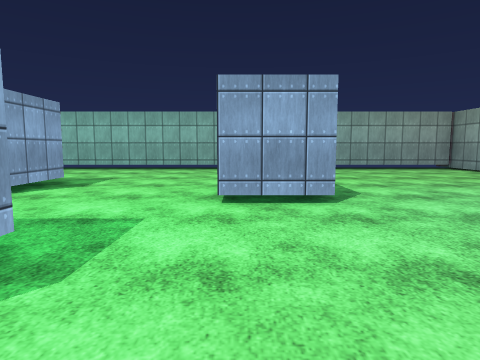
View 1 (above)

12 first-person views from a walk through a scene from a Unity 3-D project. The camera is 1.3 m above the floor, tilts 6° down and sees 75° across. The floor is counted in squares, 2 m on a side. Each view is taken from the middle of a square. On the plan, view 1 faces up. The plan holds only what a view shows up to about 10 squares ahead; the rest is blank. The player character is not drawn. Surface patterns are stand-ins for the level's own textures.

View 2
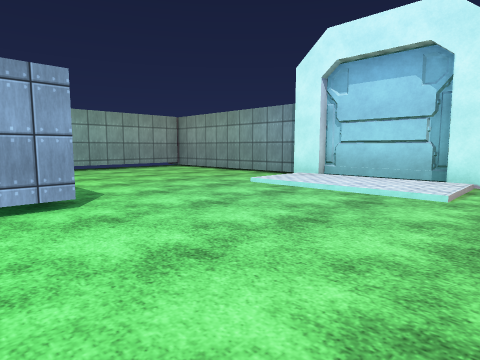

View 3
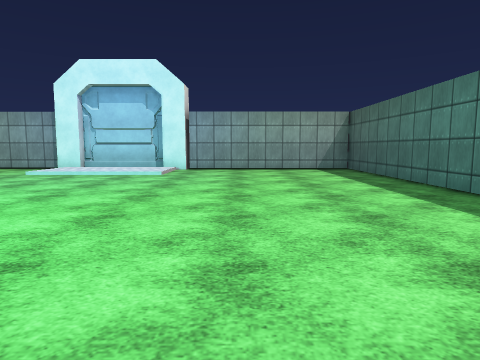

View 4
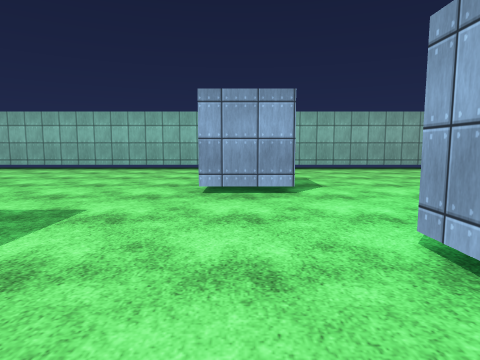

View 5
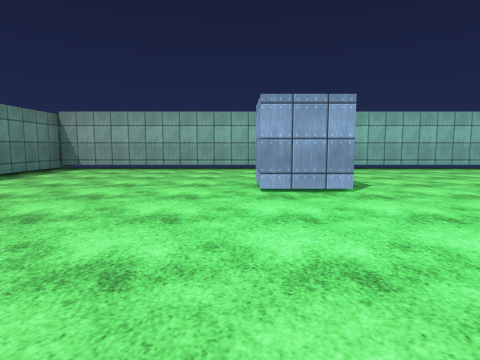

View 6
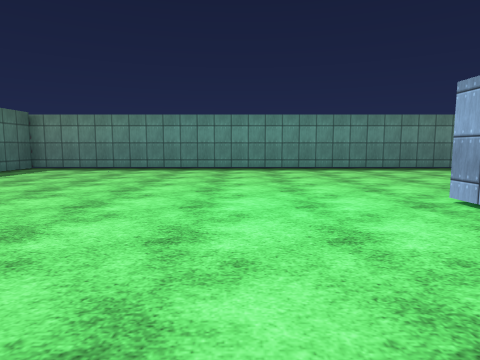

View 7
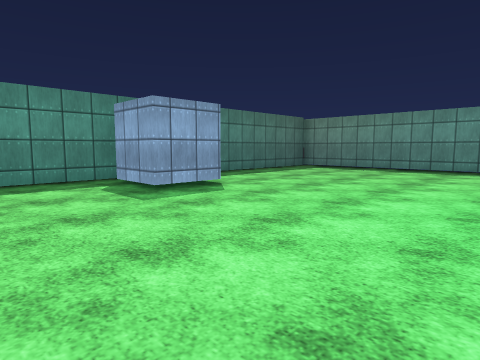

View 8
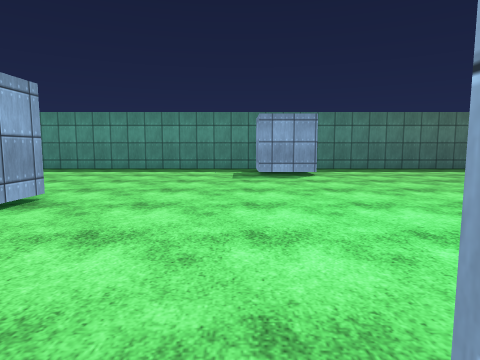

View 9
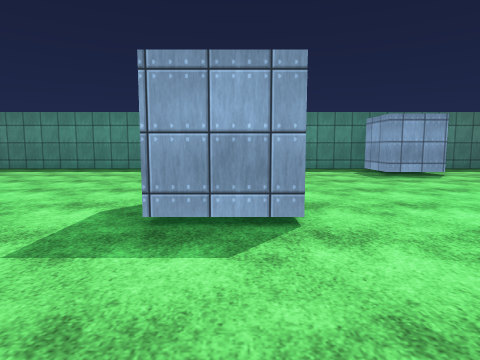

View 10
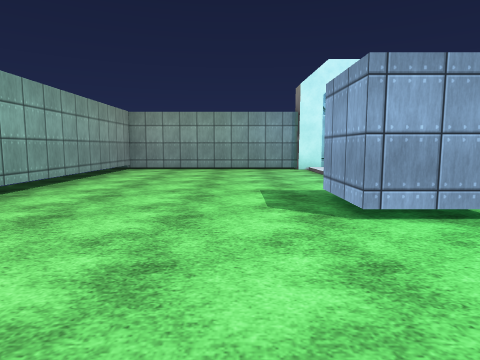

View 11
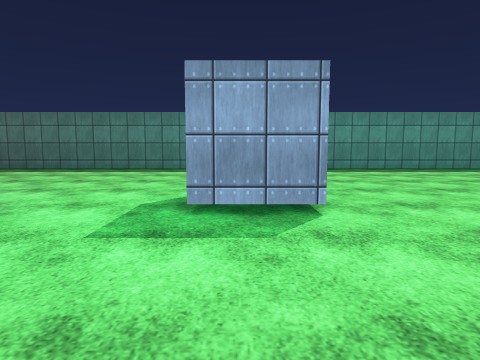

View 12
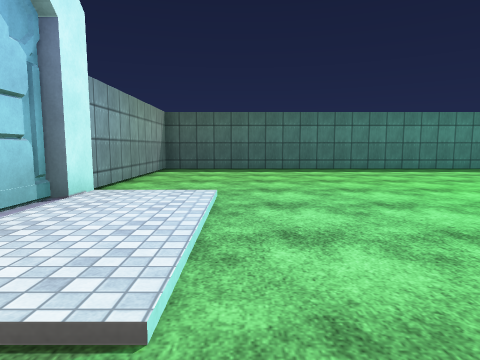

### Floor plan
Points are (right, up) in squares from view 1. A wall is a line through its corners. A room is listed if a view was taken in it or the views show most of it. See-through windows are left out.
Room 1 (views 1, 2, 3, 4, 5, 6, 7, 8, 9, 10, 11, 12)
walls: (-2.8, 1.4) (-2.8, 2) (-1.4, 2); (-7.6, 2.4) (-6.1, 2.4); (-7.5, 1) (-7.5, 1.9); (-3.2, 5.8) (-3.2, 4.5) (-4.6, 4.5); (-10.2, 4.5) (-11.7, 4.5) (-11.7, 5.9); (1.1, 3.6) (-0.3, 3.6) (-0.3, 4.9) (1.1, 4.9); (-11.9, -2.3) (-10.4, -2.3) (-10.4, -3.8); (-10.8, -4.2) (6.2, -4.2) (6.2, 0.2); (6.2, 4.2) (6.2, 9.2) (-17.3, 9.2) (-17.3, -4.2) (-12.2, -4.2)
objects: other object (6, 1) to (7, 3)

Positions as (right, up) in squares from view 1, and headings:
1: (0, 0), facing up
2: (0, 0), facing up-right
3: (-3, -1), facing right
4: (-4, 0), facing up
5: (-12, 0), facing up
6: (-8, 2), facing left
7: (-8, 2), facing down-left
8: (-10, 5), facing down
9: (-7, 5), facing down
10: (-3, 6), facing right
11: (-2, 5), facing down
12: (4, 5), facing down
